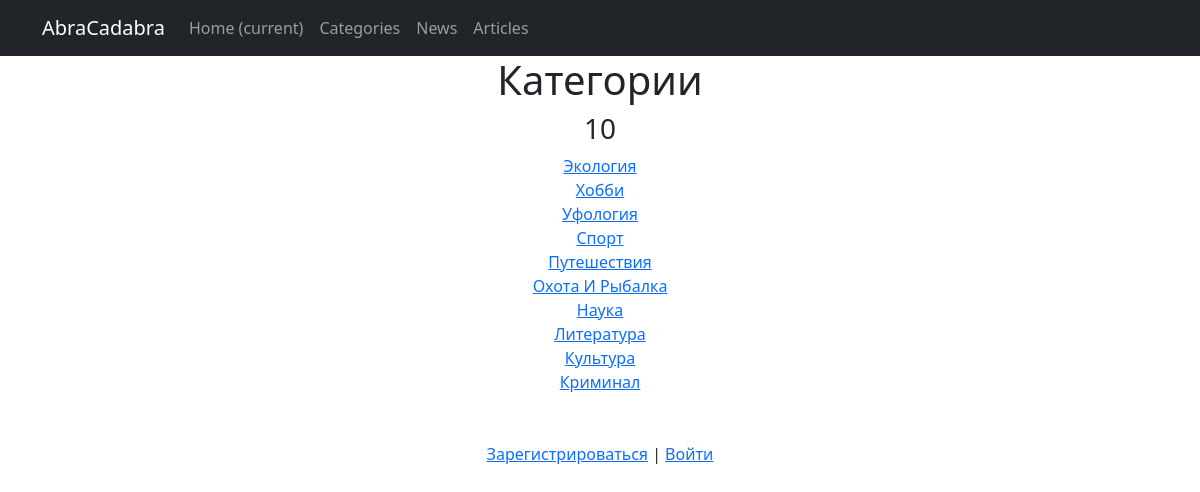
Page /categories/ on the committed database.
### news/models.py (models this page shows)
class Category(models.Model):
    name = models.CharField(max_length=30, unique=True)
    subscribers = models.ManyToManyField(User, blank=True, null=True, related_name='categories')
    def __str__(self):
        return self.name.title()

### news/views.py (the view)
# urls.py: path('categories/', CategoriesList.as_view(), name='categories_list'),
class CategoriesList(ListView):
    model = Category
    ordering = '-name'
    template_name = 'categories_list.html'
    context_object_name = 'categories_list'

### templates/categories_list.html (shortened to what this page needs)
{% extends 'flatpages/default.html' %}
{% load custom_filters %}
{% load custom_tags %}
{% block content %}
   <h1>Категории</h1>
   <h3>{{ categories_list|length }}</h3>
   {% if categories_list %}
        {% for category in categories_list %}
            <a href="{% url 'category_list' category.id %}">{{ category }}</a> <br>
        {% endfor %}
   {% else %}
       <h2>Категории отсутствуют!</h2>
   {% endif %}
{% if user.is_authenticated %}
     <br><br>
     Добро пожаловать, {{ user.username }} | <a href="http://127.0.0.1:8000/accounts/logout/">Выход</a>
 {% else %}
     <br><br>
     <a href="http://127.0.0.1:8000/accounts/signup/">Зарегистрироваться</a> |
     <a href="http://127.0.0.1:8000/accounts/login/">Войти</a>
{% endif %}
{% endblock content %}

### templates/flatpages/default.html (shortened to what this page needs)
<!DOCTYPE html>
<html lang="en">
    <head>
        {% load static %}
        <link href="{% static 'css/styles.css' %}" rel="stylesheet" />
    </head>
    <body>
        <nav class="navbar navbar-expand-lg navbar-dark bg-dark static-top">
            <div class="container">
                <a class="navbar-brand" href="/">AbraCadabra</a>
                <div class="collapse navbar-collapse" id="navbarResponsive">
                    <ul class="navbar-nav ml-auto">
                        <li class="nav-item active">
                            <a class="nav-link" href="#">Home
                                <span class="sr-only">(current)</span>
                            </a>
                        </li>
                        <li class="nav-item">
                            <a class="nav-link" href="/categories/">Categories</a>
                        </li>
                        <li class="nav-item">
                            <a class="nav-link" href="/news/">News</a>
                        </li>
                        <li class="nav-item">
                            <a class="nav-link" href="/articles/">Articles</a>
                        </li>
                    </ul>
                </div>
            </div>
        </nav>
        <div class="container">
            <div class="row">
                <div class="col-lg-12 text-center">
                    {% block content %}{% endblock content %}
                </div>
            </div>
        </div>
    </body>
</html>

### rows in the picture
Category: name "Экология"
Category: name "Хобби"
Category: name "Уфология"
Category: name "Спорт"
Category: name "Путешествия"
Category: name "Охота И Рыбалка"
Category: name "Наука"
Category: name "Литература"
Category: name "Культура"
Category: name "Криминал"

### other values in the picture
{{ categories_list|length }} "10"
